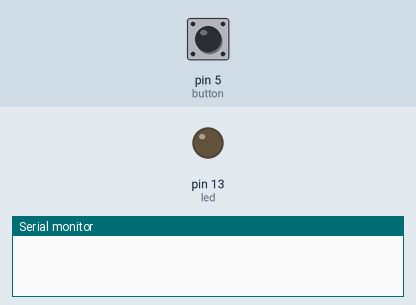
Simulated run of this sketch. Board: Arduino Uno, built with avr-gcc and run on an emulated ATmega328P. Shown: output pins drawn as LEDs (lit = HIGH), the last lines printed to the serial monitor. The inputs (shaded band) are chosen by the test bench; at power-on: pin 5 (button) LOW.

Above: at 1.2 s.
1.3 s: pin 5 (button) pulled HIGH for 0.15 s
At 1.49 s:
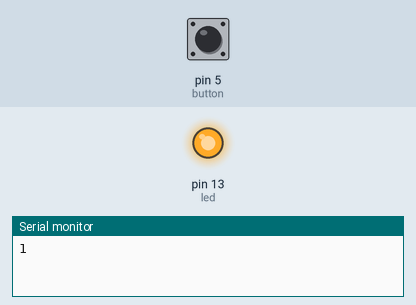
3.1 s: pin 5 (button) pulled HIGH for 3.2 s
At 7.7 s:
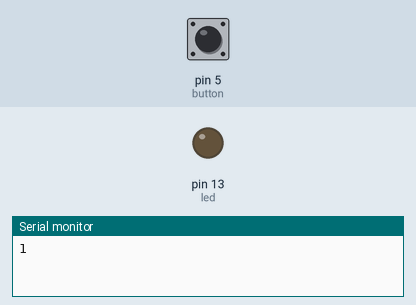
Timing chart, 0 to 9.2 s (numbered marks = the images above; inputs shaded):
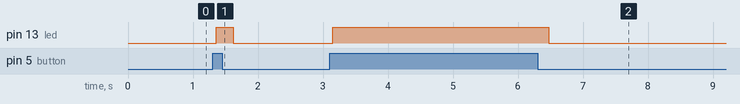

Measured:
- after the input at 1.3 s, pin 13 (led): LOW → HIGH after 0.06 s, → LOW 0.26 s later
- after the input at 3.1 s, pin 13 (led): LOW → HIGH after 0.05 s, → LOW 3.3 s later

The sketch:

SerialDataRead.ino
```cpp
//#include <TimerOne.h>

int button = 5;
int led =13;
int count = 10;

void setup() {
  Serial.begin(9600);
  pinMode(button, INPUT);
  pinMode(led, OUTPUT);
}

void loop() {
//  Serial.print(count);
  if (digitalRead(button) == 1){
//    Serial.println("1");
    digitalWrite(led, HIGH);
    if (count > 10){
      Serial.println("1");
      count = 0;
    }
  }

  else{
    digitalWrite(led,LOW);
  }

  while(digitalRead(button) == 1){}
  delay(170);
  count++;

  if (count > 1000) {
    count = 0;
  }
}
```
